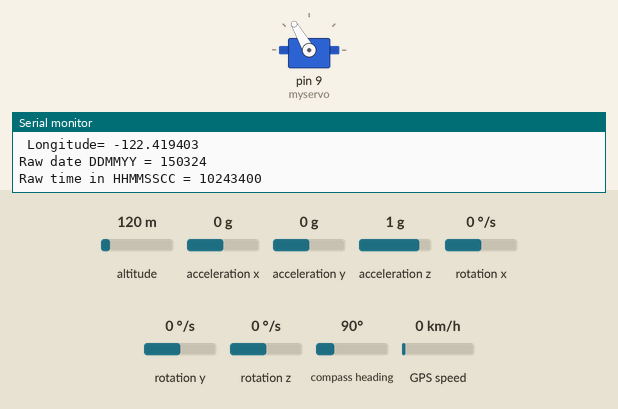
Recording of a sketch running on a simulated Arduino Uno, built with avr-gcc and run on an emulated ATmega328P. Shown: servo, the last lines printed to the serial monitor. Inputs (shaded band) come from the test bench; at power-on: acceleration y 0 g, acceleration z 1 g, acceleration x 0 g, altitude 120 m, rotation x 0 °/s, rotation y 0 °/s, rotation z 0 °/s, compass heading 90°, GPS speed 0 km/h. Storage starts empty; the GPS gets a fix after 3 s at 37.7749, -122.4194 with 8 satellites.

Above: at 4.2 s.
4.3 s: acceleration y set to -1.4 g
At 6.1 s:
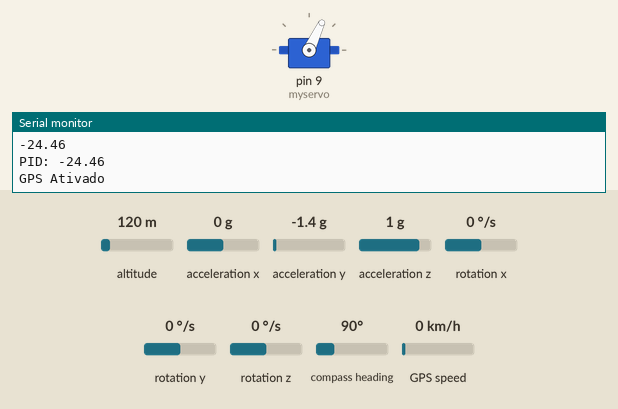
6.5 s: acceleration z set to -0.8 g
At 7.7 s:
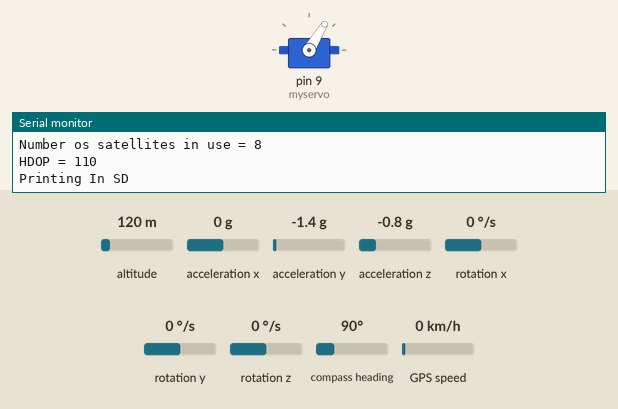
8.5 s: acceleration y set to 0.8 g
At 9.3 s:
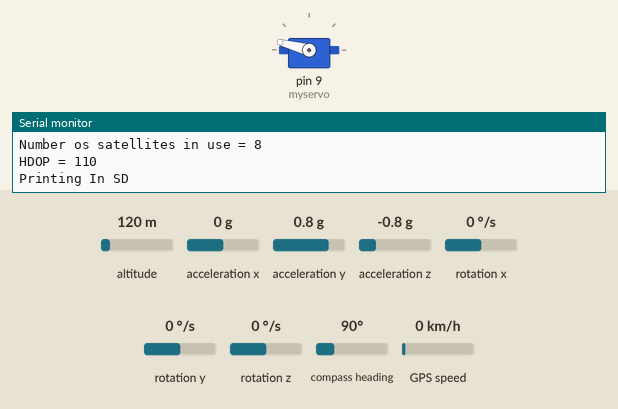
10.5 s: acceleration x set to -1.4 g
At 12.0 s:
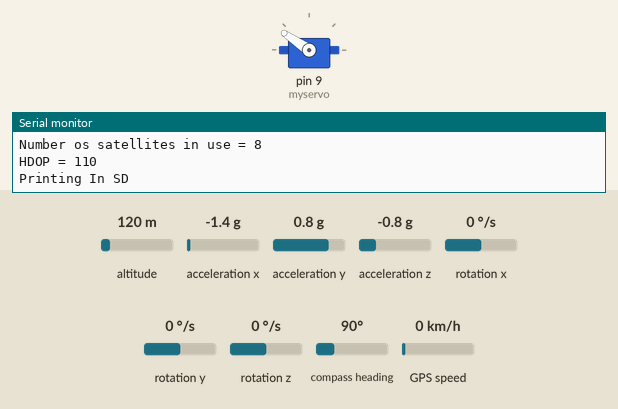
12.5 s: acceleration y set to -0.1 g
At 13.5 s:
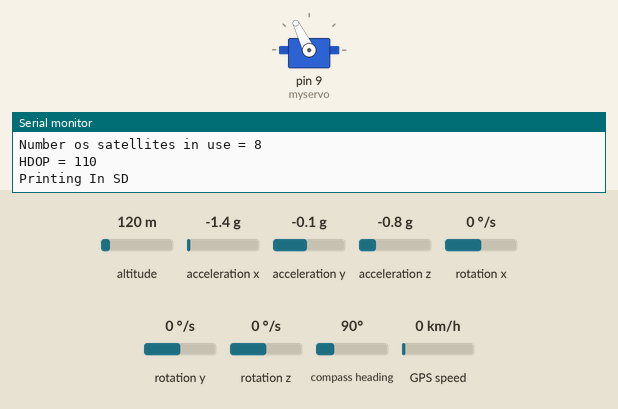
14.5 s: acceleration y set to 0 g
At 16.3 s:
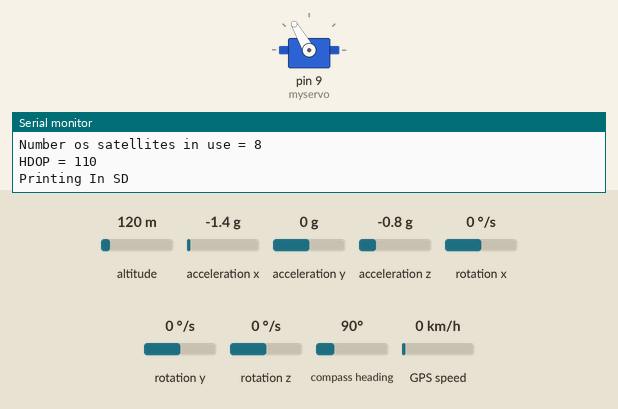
Timing chart, 0 to 17.5 s (numbered marks = the images above; inputs shaded):
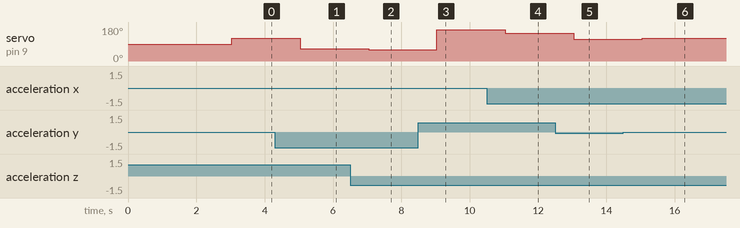

Measured:
- after the input at 4.3 s, servo on pin 9 (myservo): 120° → 65° after 0.74 s
- after the input at 6.5 s, servo on pin 9 (myservo): 65° → 59° after 0.54 s
- after the input at 8.5 s, servo on pin 9 (myservo): 59° → 165° after 0.54 s
- after the input at 10.5 s, servo on pin 9 (myservo): 165° → 146° after 0.54 s
- after the input at 12.5 s, servo on pin 9 (myservo): 146° → 116° after 0.54 s
- after the input at 14.5 s, servo on pin 9 (myservo): 116° → 120° after 0.54 s

The sketch:

FinalCode.ino
```cpp
#include <MPU6050_tockn.h>
#include <Wire.h>
#include <Servo.h>
#include <TinyGPS++.h>
#include <SoftwareSerial.h>
#include <SPI.h>//include library code to communicate with SPI devices
#include <SD.h>//include library code for SD card

const int chipSelect = 10;

Servo myservo;  // create servo object to control a servo

TinyGPSPlus gps;// The TinyGPS++ object

SoftwareSerial ss(4, 3);// The serial connection to the GPS device (RX=4 e TX=3)

double readAngle = 0;
int setpointD = -30; //angulo desejado de descida
double error = 0;

//Controle de tempo
unsigned long previousMillis = 0;
const long interval = 1000; //intervalo de tempo para Descida
unsigned long currentMillis = 0;

//Variaveis de Controle
double P = 0,
       I = 0,
       D = 0;

double kP = 1,
       kI = 0,
       kD = 0;
int controleMotor = 0;

MPU6050 mpu6050(Wire);

void setup() {
  Serial.begin(9600);
  Wire.begin();
  myservo.attach(9);
  mpu6050.begin();
  mpu6050.calcGyroOffsets(true);
  ss.begin(9600);
  //inicialização do SD Cards
  if (!SD.begin(chipSelect)) {
    Serial.println("Card failed, or not present!");
    return;
  }
  File dataFile = SD.open("gps.csv", FILE_WRITE); //opens file
  if (dataFile) { //if the file opened ok, writes to it
    dataFile.println("Date, Time , Lat , Long , Sats , HDOP , Alt, Speed");//prints the headings for our data
  }
  dataFile.close();//file closed
}

void loop() {

  mpu6050.update();//atualiza leitura da IMU
  //monitorSerial_Angles();//exibição dos agulos lidos através do Monitor Serial
  currentMillis = millis();
  //armzena o valor do angulo em X na variavel readAngle
  readAngle = mpu6050.getAngleX();

  if (currentMillis - previousMillis >= interval) {
    previousMillis = currentMillis;

    Serial.print("readAngle: ");
    Serial.println(readAngle);

    //converte para controle
    controleMotor = 90 + PID() ;

    if (controleMotor > 180) { //Limita velocidade maxima no sentido horário
      controleMotor = 180;
    }
    if (controleMotor < 0) { //Limita velcidade máxima no sentido anti-horário
      controleMotor = 0;
    }
    //Saída do Controle
    myservo.write(controleMotor);
  }

  while(ss.available() > 0) {
    gps.encode(ss.read());
    if (gps.location.isUpdated()) {
      Serial.println("GPS Ativado");
      monitorSerial_GPS();
      File dataFile = SD.open("gpsdata.csv", FILE_WRITE);//The routine for writing data to SD card:
      if (dataFile) {// if the file is available, write to it:
        gps.encode(ss.read());
        Serial.println("Printing In SD ");
        dataFile.print(gps.date.value());
        dataFile.print("/");
        dataFile.print(gps.time.value());
        dataFile.print("/");
        dataFile.print(gps.location.lat(), 6);
        dataFile.print("/");
        dataFile.print(gps.location.lng(), 6);
        dataFile.print("/");
        dataFile.print(gps.satellites.value());
        dataFile.print("/");
        dataFile.print(gps.hdop.value());
        dataFile.print("/");
        dataFile.print(gps.altitude.meters());
        dataFile.print("/");
        dataFile.print(gps.speed.mps());
        dataFile.print("\n");
        dataFile.close();
      }
    }
  }//Fim while GPS
}
```

PID.ino
```cpp
  double PID(){
  int lastAngle = 0; //ultimo Angulo em x lido
    error = readAngle - setpointD;
    Serial.print("error: ");
    Serial.println(error);
    //Proporcional
    P = error * kP;
    Serial.println(P);
    //Integral
    I = I + error * kI;
    //Derivada
    D = (lastAngle - readAngle) * kD;
    lastAngle = readAngle;

    //PID, quando o valor desta equação for 0, a angulação do robô esta "perfeita"
    Serial.print("PID: ");
    Serial.println(P+I+D);

 return (P+I+D);

  }
```

monitorSerial_Angles.ino
```cpp
void monitorSerial_Angles() {
  Serial.print("angleX : ");
  Serial.println(mpu6050.getAngleX());
  Serial.print("\tangleY : ");
  Serial.print(mpu6050.getAngleY());
  Serial.print("\tangleZ : ");
  Serial.println(mpu6050.getAngleZ());
}
```

monitorSerial_GPS.ino
```cpp
void monitorSerial_GPS() {
  // Latitude in degrees (double)
  Serial.print("Latitude= ");
  Serial.println(gps.location.lat(), 6);
  // Longitude in degrees (double)
  Serial.print(" Longitude= ");
  Serial.println(gps.location.lng(), 6);

  // Raw date in DDMMYY format (u32)
  Serial.print("Raw date DDMMYY = ");
  Serial.println(gps.date.value());

  // Raw time in HHMMSSCC format (u32)
  Serial.print("Raw time in HHMMSSCC = ");
  Serial.println(gps.time.value());

  // Speed in meters per second (double)
  Serial.print("Speed in m/s = ");
  Serial.println(gps.speed.mps());

  // Course in degrees (double)
 // Serial.print("Course in degrees = ");
 // Serial.println(gps.course.deg());

  // Raw altitude in centimeters (i32)
 // Serial.print("Raw altitude in centimeters = ");
  //Serial.println(gps.altitude.value());
  // Altitude in meters (double)
 // Serial.print("Altitude in meters = ");
 // Serial.println(gps.altitude.meters());

  // Number of satellites in use (u32)
  Serial.print("Number os satellites in use = ");
  Serial.println(gps.satellites.value());

  // Horizontal Dim. of Precision (100ths-i32)
  Serial.print("HDOP = ");
  Serial.println(gps.hdop.value());
}
```
